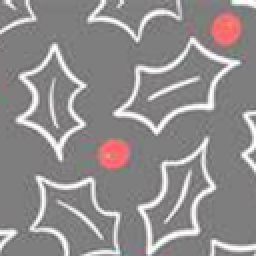
#> input picture data_project/train2_solutions/outlier_01_00.png, 128 x 128 px, given in place of solution_00_00.png, which was not available (shown 2 times larger)
$ jupyter execute --allow-errors classification.ipynb   (older library calls are emulated)   (text cells are left out)
#> lines starting #> are read from the running program, lines starting #| are printed output that depends on the picture; long printed decimals are rounded; pictures that were not available may be replaced by others from this repository, and a replacement may not be noted
### utils.py
import cv2
import matplotlib.pyplot as plt
import numpy as np
import os
import math
from scipy.spatial import distance_matrix
from sklearn.cluster import DBSCAN
from scipy.stats import skew, mode, chisquare, kurtosis
from PIL import Image, ImageFilter, ImageDraw
from skimage.metrics import structural_similarity as ssim
from scipy.ndimage import gaussian_laplace, gaussian_filter
from skimage.morphology import closing, disk, remove_small_holes
from skimage.util import invert
from skimage.feature import canny
from skimage.transform import probabilistic_hough_line
from sklearn.decomposition import PCA

class Segmentation:
    def __init__(self):
        self.name = "Segmentation"
        self.squares = None

    def load_input_image_(self, image_index, flag='train', folder="train2", path ="data_project"):
#> called with image_index = '00_00', flag = 'solution', folder = 'train2_solutions', path = 'data_project'
        if flag == 'solution':
            filename = f'solution_{image_index}.png'
        else:
            filename = "train_{:02}.png".format(int(image_index))

        path_solution = os.path.join(path, folder , filename)

        im= Image.open(path_solution).convert('RGB')
#> im is the input picture: PIL image 128x128 RGB; mean R, G, B 144, 140.3, 140.7
        im = np.array(im)
        return im

    # [6 lines left out: function edge_morphology_, not called in this run]

    def remove_pad_(self, image, pad_width):
        out = image[pad_width:-pad_width, pad_width:-pad_width]
        return out

    # [272 lines left out: functions circ_filter_, find_squares_, norm_data_, find_biggest_neighbor_, close_to_border_, travel_to_peaks_ and 9 more, not called in this run]

    def plot_images(images, title="Cropped images", cmap=None):
        num_images = len(images)
        rows = (num_images + 7) // 8  # Calculate the number of rows based on the number of images

        fig, axes = plt.subplots(rows, 8, figsize=(12, rows * 1.5))
        fig.suptitle(title)

        # Turn off the axes for all subplots
        for ax in axes.flatten():
            ax.axis("off")

        # Plot the images
        for i, image in enumerate(images):
            row_idx = i // 8  # Row index
            col_idx = i % 8   # Column index

            # Plot the image in the corresponding subplot
            axes[row_idx, col_idx].imshow(image, cmap=cmap)

        # Adjust spacing between subplots
        plt.tight_layout()
        plt.show()

    # [48 lines left out: function squares_from_image, not called in this run]

    class Square:

        # [16 lines left out: functions __init__, centroid, centroid, not called in this run]

        # Lines
        @property
        def lines(self):
            return self._lines

        @lines.setter
        def lines(self, lines):
            self._lines = np.asarray(lines)

        # Angle
        @property
        def angle(self):
            return self._angle

        @angle.setter
        def angle(self, angle):
            self._angle = angle

        # Square points
        @property
        def square_points(self):
            return self._square_points

        @square_points.setter
        def square_points(self, square_points):
            self._square_points = square_points


class Classification:
    def __init__(self):
        pass

    # [272 lines left out: functions generate_feature_vectors_, extract_feature_of_interest_, normalize_features_, compute_distance_, reduce_dimension_, extract_combinations_ and 3 more, not called in this run]

class Puzzle:

    def __init__(self):
        pass

    # [143 lines left out: functions calculate_ssim_, calculate_edge_similarity_, rotate_image_, flip_image_, group_images, not called in this run]

### classification.ipynb
[cell 1]
import matplotlib.pyplot as plt
import numpy as np
from itertools import permutations, product
from skimage import color
import cv2
from utils import Segmentation
from PIL import Image
from random import Random
from copy import deepcopy
from sklearn.cluster import DBSCAN
from sklearn.preprocessing import normalize

[cell 2]
def split_image(img, size=128):
    if img.shape[0] % size != 0 or img.shape[1] % size != 0:
        raise ValueError(f"Image size is wrong for piece size {size}x{size}.")

    piece_vert = img.shape[0]//size
    piece_hori = img.shape[1]//size

    pieces = []
    for i in range(piece_vert):
        for j in range(piece_hori):
            new_piece = img[i*size:(i+1)*size, j*size:(j+1)*size,:]
            pieces.append(new_piece)

    return pieces

[cell 3]
segmenter = Segmentation()
img0 = segmenter.load_input_image_("00_00", folder="train2_solutions", flag='solution')
img1 = segmenter.load_input_image_("00_01", folder="train2_solutions", flag='solution')
#> call 2 of load_input_image_, with image_index = '00_01', flag = 'solution', folder = 'train2_solutions', path = 'data_project'
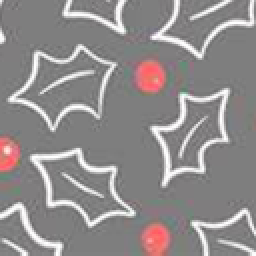
#> input picture data_project/train2_solutions/outlier_01_01.png, 128 x 128 px, given in place of solution_00_01.png, which was not available (shown 2 times larger)
#> in load_input_image_, im is the input picture: PIL image 128x128 RGB; mean R, G, B 143.4, 139.1, 139.3
img2 = segmenter.load_input_image_("00_02", folder="train2_solutions", flag='solution')
out0 = Image.open("data_project/train2_solutions/outlier_00_00.png")
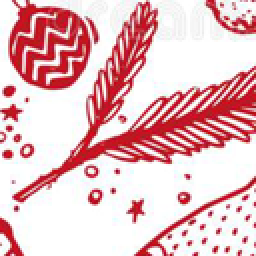
#> input picture data_project/train2_solutions/outlier_00_00.png, 128 x 128 px (shown 2 times larger)
#> out0 is the input picture: PIL image 128x128 RGB; mean R, G, B 231.9, 189.3, 193.1
outliers = [np.asarray(out0)]

pieces0 = split_image(img0)
#> after the loop in split_image, `for i in range(piece_vert):`: pieces = 1 item
#> pieces0 = 1 item
pieces1 = split_image(img1)
#> pieces1 = 1 item
pieces2 = split_image(img2)
#> pieces2 = 1 item
#Segmentation.plot_images(pieces2)

all_pieces = []
all_pieces.extend(outliers)
all_pieces.extend(pieces0)
all_pieces.extend(pieces1)
all_pieces.extend(pieces2)

[cell 4]
"""img0 = segmenter.load_input_image_("01_00", folder="train2_solutions", flag='solution')
img1 = segmenter.load_input_image_("01_01", folder="train2_solutions", flag='solution')
#img2 = segmenter.load_input_image_("00_02", folder="train2_solutions", flag='solution')
out0 = np.asarray(Image.open("data_project/train2_solutions/outlier_01_00.png"))
out1 = np.asarray(Image.open("data_project/train2_solutions/outlier_01_01.png"))
out2 = np.asarray(Image.open("data_project/train2_solutions/outlier_01_02.png"))


pieces0 = split_image(img0)
pieces1 = split_image(img1)
#pieces2 = split_image(img2)

all_pieces = []
outliers = [out0, out1, out2]
all_pieces.extend(outliers)
all_pieces.extend(pieces0)
all_pieces.extend(pieces1)
#all_pieces.extend(pieces2)
Segmentation.plot_images(all_pieces)"""

[cell 5]
seed = 1
shuffled_pieces = deepcopy(all_pieces)
#> shuffled_pieces = 4 items
Random(seed).shuffle(shuffled_pieces)
#> (the rest of this cell did not finish here and is left out)

#> in plot_images, `num_images = len(images)`: num_images = 4
#> in plot_images, `rows = (num_images + 7) // 8`: rows = 1
#> the loop in plot_images, `for ax in axes.flatten():` made 8 passes
#> the loop in plot_images, `for i, image in enumerate(images):` made 1 pass
#> (row_idx, col_idx) on pass 1: (0, 0)

[cell 6]
labels0 = [0 for i in range(len(pieces0))]
#> labels0 = [0]
labels1 = [1 for i in range(len(pieces1))]
#> labels1 = [1]
labels2 = [2 for i in range(len(pieces2))]
#> labels2 = [2]
out_labels = [-1 for i in range(len(outliers))]
#> out_labels = [-1]

labels = []
labels.extend(out_labels)
labels.extend(labels0)
labels.extend(labels1)
labels.extend(labels2)

print("Labels")
print(labels)
#| [-1, 0, 1, 2]

shuffled_labels = deepcopy(labels)
#> shuffled_labels = [-1, 0, 1, 2]
Random(seed).shuffle(shuffled_labels)
print("Shuffled labels")
print(shuffled_labels)
#| [2, -1, 1, 0]

len(labels) == len(all_pieces)
#> Out = True

[cell 7]
clabels0 = ["b" for i in range(len(pieces0))]
#> clabels0 = ['b']
clabels1 = ["g" for i in range(len(pieces1))]
#> clabels1 = ['g']
clabels2 = ["r" for i in range(len(pieces1))]
#> clabels2 = ['r']
clabels = ["y"]

clabels.extend(clabels0)
clabels.extend(clabels1)
clabels.extend(clabels2)

cshuffled_labels = deepcopy(clabels)
#> cshuffled_labels = ['y', 'b', 'g', 'r']
Random(seed).shuffle(cshuffled_labels)
print(cshuffled_labels)
#| ['r', 'y', 'g', 'b']

[cell 8]
num_features = 6

def extract_feature(img:np.ndarray) -> np.ndarray:
    features = np.zeros(num_features)

    red = img[:,:,0]
    green = img[:,:,1]
    blue = img[:,:,2]

    # mean
    red_mean = np.mean(red)
    green_mean = np.mean(green)
    blue_mean = np.mean(blue)

    features[0] = red_mean
    features[1] = green_mean
    features[2] = blue_mean

    # variance
    features[3] = np.var(red)
    features[4] = np.var(green)
    features[5] = np.var(blue)


    return features

[cell 9]
all_features = np.zeros((len(all_pieces), num_features))
#> all_features = [[0, 0, 0, 0, 0, 0], [0, 0, 0, 0, 0, 0], [0, 0, 0, 0, 0, 0], [0, 0, 0, 0, 0, 0]]
for i in range(len(all_pieces)):
    all_features[i,:] = extract_feature(all_pieces[i])
#> this loop made 4 passes
#> (red_mean in extract_feature, green_mean in extract_feature, blue_mean in extract_feature) on passes 1 to 4: (231.9, 189.3, 193.1), (144, 140.3, 140.7), (143.4, 139.1, 139.3), (143.4, 139.1, 139.3)
#> pass 1, in extract_feature, `red = img[:,:,0]`:
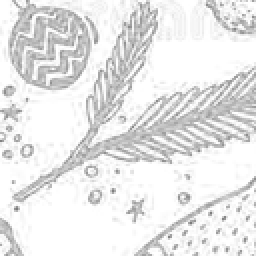
#> red: shape (128, 128) (shown 2 times larger); min 123, max 255, mean 231.9
#> pass 1, in extract_feature, `green = img[:,:,1]`:
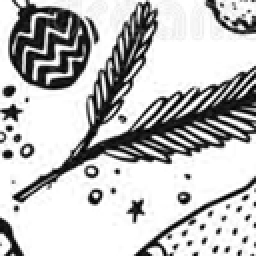
#> green: shape (128, 128) (shown 2 times larger); min 0, max 255, mean 189.3
#> pass 1, in extract_feature, `blue = img[:,:,2]`:
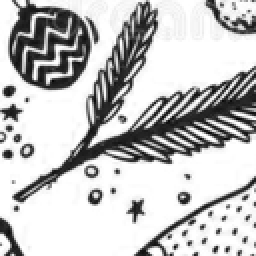
#> blue: shape (128, 128) (shown 2 times larger); min 2, max 255, mean 193.1
#> pass 2, in extract_feature (call 2), `red = img[:,:,0]`:
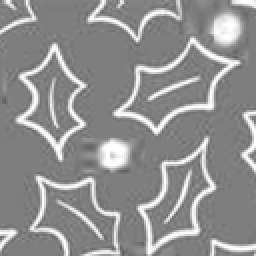
#> red: shape (128, 128) (shown 2 times larger); min 93, max 255, mean 144
#> after the loop, all_features = [[231.9, 189.3, 193.1, 867.5, 8474.4, 7257.3], [144, 140.3, 140.7, 1458.2, 1288, 1289.9], [143.4, 139.1, 139.3, 1416.4, 1194.1, 1198], [143.4, 139.1, 139.3, 1416.4, 1194.1, 1198]]

print(all_features)
#| [[ 231.934  189.253  193.078  867.549 8474.398
#|   7257.347]
#|  [ 144.017  140.319  140.653 1458.210 1288.046
#|   1289.912]
#|  [ 143.444  139.110  139.289 1416.364 1194.098
#|   1197.963]
#|  [ 143.444  139.110  139.289 1416.364 1194.098
#|   1197.963]]

[cell 10]
norm_features = normalize(all_features)
#> norm_features = [[0.0207, 0.0169, 0.0172, 0.0775, 0.757, 0.648], [0.0614, 0.0598, 0.0599, 0.621, 0.549, 0.55], [0.0646, 0.0627, 0.0628, 0.638, 0.538, 0.54], [0.0646, 0.0627, 0.0628, 0.638, 0.538, 0.54]]
print(norm_features)
#| [[0.02071 0.0169  0.01724  0.07748 0.7569 0.6482]
#|  [0.06136 0.05978 0.05992 0.6212 0.5487 0.5495]
#|  [0.06463 0.06267 0.06276 0.6381 0.538 0.5397]
#|  [0.06463 0.06267 0.06276 0.6381 0.538 0.5397]]

[cell 11]
print(np.linalg.norm(norm_features[1,:]))
#| 1.0

[cell 12]
def my_plot_3d(all_features, labels, title="Features"):

    # color labels
    """
    color_labels = list(range(len(labels)))
    outlier_color = ["y"]
    inlier_color = ["b", "g", "r"]
    for i in range(len(labels)):
        l = labels[i]
        for k in range(-1, -len(outlier_color), -1):
            if l == k:
                color = outlier_color[-(k+1)]
        for j in range(len(inlier_color)):
            if l == j:
                color = inlier_color[j]
        color_labels[i] = color
    """

    # figure
    fig = plt.figure(figsize=(8,8))
    ax = fig.add_subplot(projection='3d')
    ax.scatter(all_features[:,2], all_features[:,3], all_features[:,4], c=labels)
    ax.set_title(title)
    ax.set_xlabel("Red mean")
    ax.set_ylabel("Green mean")
    ax.set_zlabel("Blue mean")

[cell 13]
my_plot_3d(norm_features, labels)
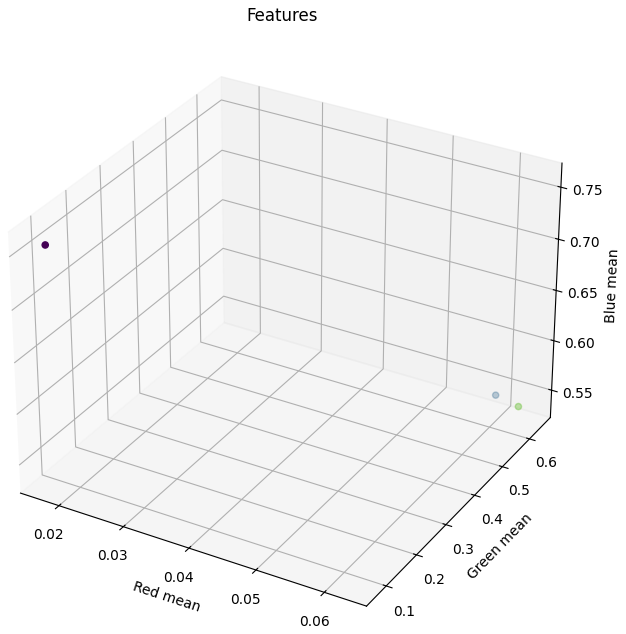
#> figure drawn by matplotlib, 1 panel

[cell 14]
i0_eps = 0.08
i0_min = 9

i1_eps = 0.05
i1_min = 9

clustering = DBSCAN(eps=0.2, min_samples=i1_min).fit(norm_features)
cl = clustering.labels_
#> cl = [-1, -1, -1, -1]

n_clusters_ = len(set(cl)) - (1 if -1 in cl else 0)
#> n_clusters_ = 0
n_noise_ = list(cl).count(-1)
#> n_noise_ = 4

print("Estimated number of clusters: %d" % n_clusters_)
#| Estimated number of clusters: 0
print("Estimated number of noise points: %d" % n_noise_)
#| Estimated number of noise points: 4

print("Clustered")
print(cl.tolist())
#| [-1, -1, -1, -1]
print("Labels")
print(labels)
#| [-1, 0, 1, 2]
my_plot_3d(norm_features, cl, title="Clustered")

[cell 15]
# do the color stuff
